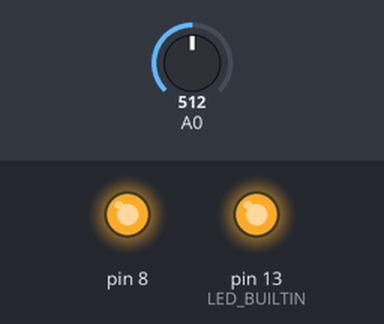
The sketch below on a simulated Arduino Uno, built with avr-gcc and run on an emulated ATmega328P. Shown: output pins drawn as LEDs (lit = HIGH). The inputs (shaded band) are chosen by the test bench; at power-on: A0 = 512. What the sketch prints to the serial monitor is not drawn.

Above: at 0.2 s.
At 7.2 s:
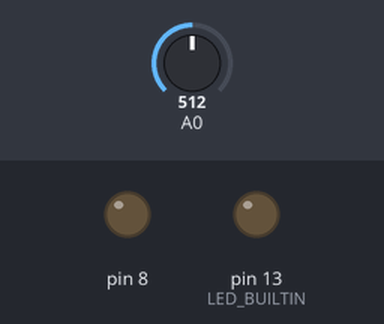
Timing chart, 0 to 17.3 s (numbered marks = the images above):
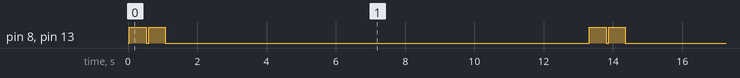

Measured:
- by itself, pin 8, pin 13 (LED_BUILTIN): repeats every 13.3 s: LOW 0.08 s, HIGH 0.48 s, LOW 12.2 s, HIGH 0.48 s
- by itself, everything shown: repeats every 13.3 s, in 4 steps

The sketch:

Data_Collection.ino
```cpp
int durs[] = {480, 400, 320, 240, 160, 80}; // Light Up Durations
int del = 1, // intervall for data collection in ms
    warmup = 40, // measured time before LED is switched on
    cooldown = 80, // Time for which LED remains off in between
    T = 80, // multiplier for measured time after LED is switched off
    amount = 15; // repitions of each in durs


void setup() {
  Serial.begin(9600);
  pinMode(LED_BUILTIN, OUTPUT);
  pinMode(8, OUTPUT);
  Serial.println("DATA_START");
  Serial.println();


  //executed measurements
  for (int i = 0; i < 6; i++) {
    for (int j = 0; j < amount; j++) {
     test(durs[i]);
     delay(2500); // Pause, sodass sich Lichtwerte zwischen Messungswiederholungen zurücksetzen können
    }
  }

  Serial.print("DATA_END"); //end of program:
}

void loop() {
}


void exportData(int T[], int D[], int LEN, float DUR) {
  Serial.println("MEASUREMENT_DURATION: " + String(DUR));
  for (int i = 0; i < LEN; i++)
    Serial.println(String(T[i]) + ":" + String(D[i]));
  Serial.println("MEASUREMENT_END");
  Serial.println();
}

void test(float dur) {

  const long int start = millis() + warmup; // start is set in future so LED lights up at t=0
  const int len = ceil((warmup + 2 * (dur + T) + cooldown) / del);
  int t[len],
      d[len],
      index = 0,
      cT = millis() - start;


  while (cT < 0) {
    t[index] = cT;
    d[index++] = analogRead(A0);
    delay(del);
    cT = millis() - start;
  }


  digitalWrite(LED_BUILTIN, HIGH);
  digitalWrite(8, HIGH);

  while (cT <= dur) {
    t[index] = cT;
    d[index++] = analogRead(A0);
    delay(del);
    cT = millis() - start;
  }


  digitalWrite(LED_BUILTIN, LOW);
  digitalWrite(8, LOW);

  while (cT <= dur + T) {
    t[index] = cT;
    d[index++] = analogRead(A0);
    delay(del);
    cT = millis() - start;
  }


  digitalWrite(LED_BUILTIN, HIGH);
  digitalWrite(8, HIGH);

  while (cT <= 2 * dur + T) {
  t[index] = cT;
    d[index++] = analogRead(A0);
    delay(del);
    cT = millis() - start;
  }


  digitalWrite(LED_BUILTIN, LOW);
  digitalWrite(8, LOW);

  while (cT <= 2 * dur + 2 * T) {
  t[index] = cT;
    d[index++] = analogRead(A0);
    delay(del);
    cT = millis() - start;
  }


  exportData(t, d, index, dur);
}
```
